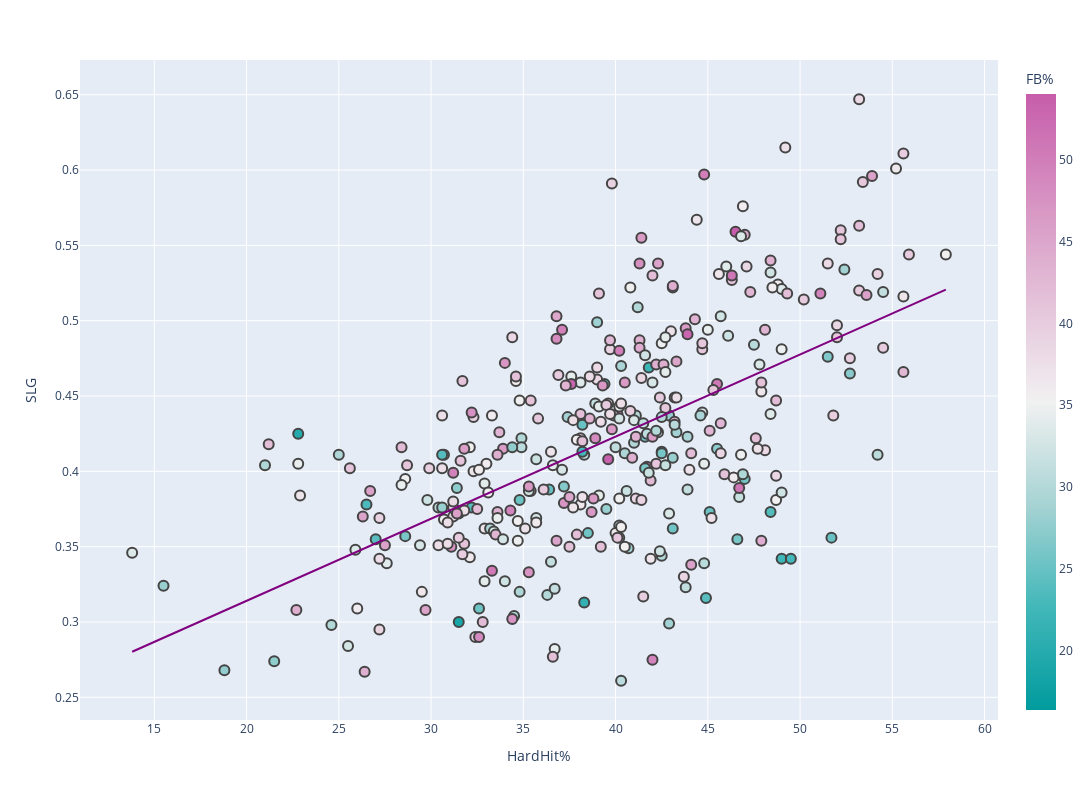

Write notebook code for a chart like this one.
### Markdown cell above
### Hardhit% vs SLG

### Code cell
'''Plotting Scatter'''
plt = px.scatter(
    plot_df, x="HardHit%", y="SLG", 
    trendline='ols',
    trendline_color_override="purple",
    color="wRC+",
    hover_name="Name",
    hover_data=["PA", "BABIP", "HardHit%"],
    color_continuous_scale=px.colors.diverging.Tropic,
    width=1500, height=800,
)

plt.update_traces(marker_line_width=2, marker_size=10)
plt.update_yaxes(nticks=20)
plt.update_xaxes(nticks=20)

### Figure 1 — Plotly figure (JSON) as saved in the notebook; plotly's stock layout.template omitted (floating-point values rounded to 4 significant figures; data arrays with more than 128 entries replaced by an {"elided": "..."} marker saying what was removed)
{"data": [{"customdata": {"elided": "362x2 float values"}, "hovertemplate": "<b>%{hovertext}</b><br><br>HardHit%=%{x}<br>SLG=%{y}<br>PA=%{customdata[0]}<br>BABIP=%{customdata[1]}<br>FB%=%{marker.color}<extra></extra>", "hovertext": {"elided": "362 str values"}, "legendgroup": "", "marker": {"color": {"elided": "362 float values"}, "coloraxis": "coloraxis", "line": {"width": 2}, "size": 10, "symbol": "circle"}, "mode": "markers", "name": "", "orientation": "v", "showlegend": false, "type": "scatter", "x": {"elided": "362 float values"}, "xaxis": "x", "y": {"elided": "362 float values"}, "yaxis": "y"}, {"hovertemplate": "<b>OLS trendline</b><br>SLG = 0.00545051 * HardHit% + 0.205042<br>R<sup>2</sup>=0.342532<br><br>HardHit%=%{x}<br>SLG=%{y} <b>(trend)</b><extra></extra>", "legendgroup": "", "line": {"color": "purple"}, "marker": {"line": {"width": 2}, "size": 10, "symbol": "circle"}, "mode": "lines", "name": "", "showlegend": false, "type": "scatter", "x": {"elided": "362 float values"}, "xaxis": "x", "y": {"elided": "362 float values"}, "yaxis": "y"}], "layout": {"coloraxis": {"colorbar": {"title": {"text": "FB%"}}, "colorscale": [[0, "rgb(0, 155, 158)"], [0.1667, "rgb(66, 183, 185)"], [0.3333, "rgb(167, 211, 212)"], [0.5, "rgb(241, 241, 241)"], [0.6667, "rgb(228, 193, 217)"], [0.8333, "rgb(214, 145, 193)"], [1, "rgb(199, 93, 171)"]]}, "height": 800, "legend": {"tracegroupgap": 0}, "margin": {"t": 60}, "width": 1500, "xaxis": {"anchor": "y", "domain": [0, 1], "nticks": 20, "title": {"text": "HardHit%"}}, "yaxis": {"anchor": "x", "domain": [0, 1], "nticks": 20, "title": {"text": "SLG"}}}}
